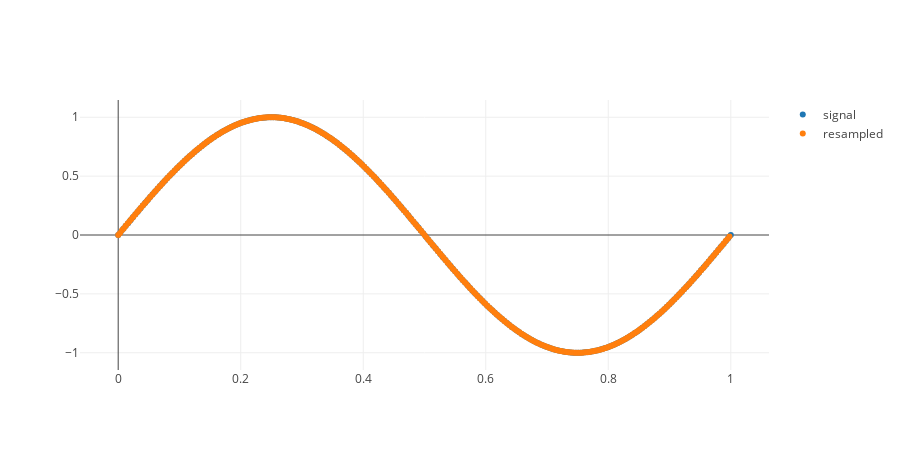

This figure's notebook cell:
### Code cell
N = 250
T = 1#s

f1 = N // T       # sample rate, Hz
f2 = f1 * 1.3

f = 1
w = 2 * np.pi * f

t = np.linspace(0, T, N)

s = [np.sin(w * i)   for i in t]#+ np.random.rand()

sr, tr = resample(s, t, f1, f2)

m = f2 / f1
sr = [i * m  for i in sr]

tr_s = go.Scatter(
    x = t,
    y = s,
    name='signal',
    mode='markers'
)

tr_sr = go.Scatter(
    x = tr,
    y = sr,
    name='resampled',
    mode='markers'
)

rows = 1
cols = 1

fig = py.tools.make_subplots(rows = rows, cols = cols)
fig['layout'].update(height=rows * 450, width=cols * 900)

fig.append_trace(tr_s, 1, 1)
fig.append_trace(tr_sr, 1, 1)

py.offline.iplot(fig)

### Figure 1 — Plotly figure (JSON) as saved in the notebook; plotly's stock layout.template omitted (floating-point values rounded to 4 significant figures; data arrays with more than 128 entries replaced by an {"elided": "..."} marker saying what was removed)
{"data": [{"mode": "markers", "name": "signal", "type": "scatter", "x": {"elided": "250 float values"}, "xaxis": "x1", "y": {"elided": "250 float values"}, "yaxis": "y1"}, {"mode": "markers", "name": "resampled", "type": "scatter", "x": {"elided": "324 float values"}, "xaxis": "x1", "y": {"elided": "324 float values"}, "yaxis": "y1"}], "layout": {"height": 450, "width": 900, "xaxis1": {"anchor": "y1", "domain": [0, 1]}, "yaxis1": {"anchor": "x1", "domain": [0, 1]}}}
